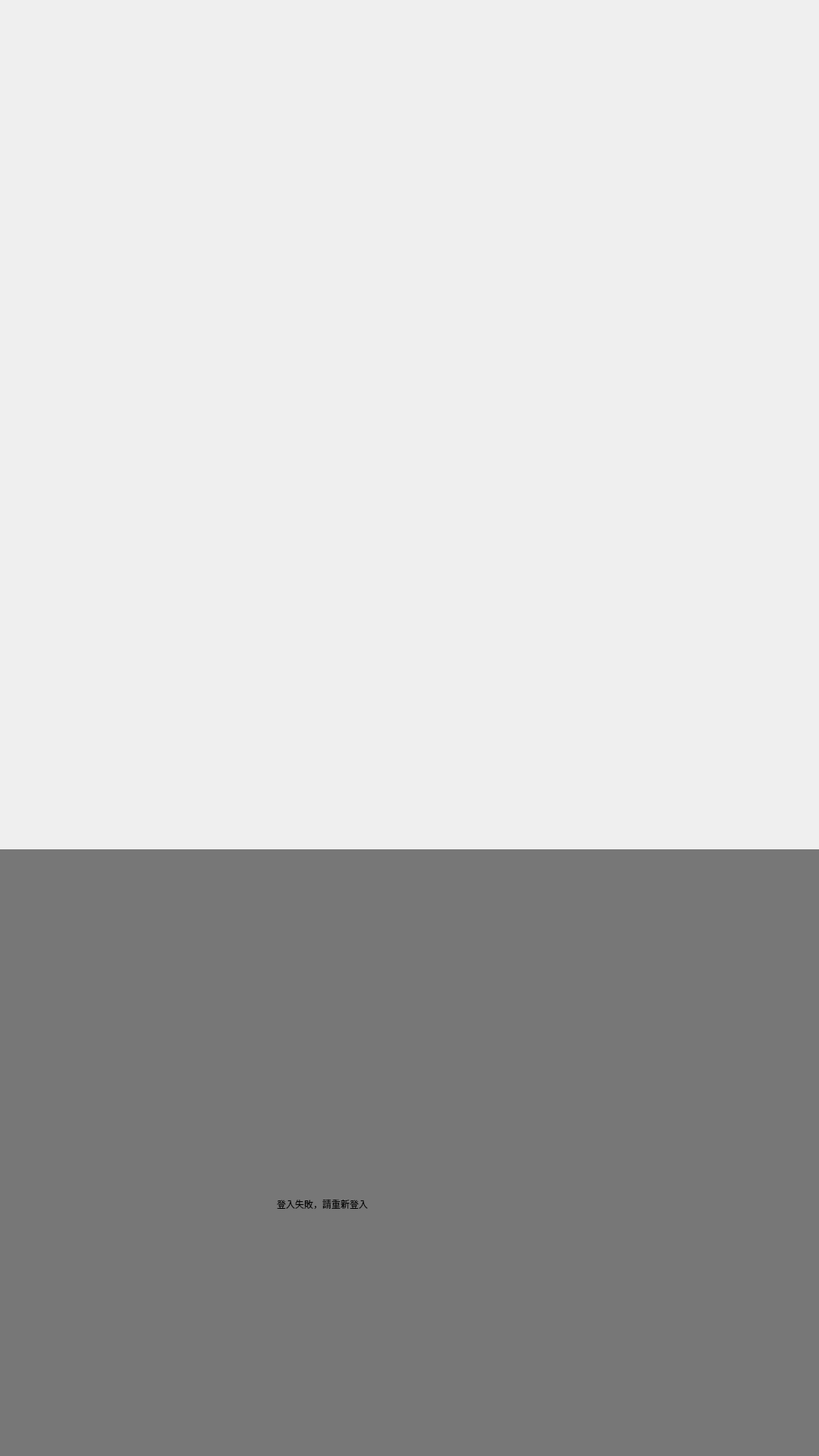
<?xml version="1.0" encoding="UTF-8"?>
<ui version="4.0">
 <class>loginErr_Dialog</class>
 <widget class="QDialog" name="loginErr_Dialog">
  <property name="geometry">
   <rect>
    <x>0</x>
    <y>0</y>
    <width>1080</width>
    <height>1920</height>
   </rect>
  </property>
  <property name="windowTitle">
   <string>Dialog</string>
  </property>
  <widget class="QWidget" name="Top_Widget" native="true">
   <property name="geometry">
    <rect>
     <x>0</x>
     <y>0</y>
     <width>1080</width>
     <height>1120</height>
    </rect>
   </property>
  </widget>
  <widget class="QWidget" name="Bottom_Widget" native="true">
   <property name="geometry">
    <rect>
     <x>0</x>
     <y>1120</y>
     <width>1080</width>
     <height>800</height>
    </rect>
   </property>
   <property name="styleSheet">
    <string notr="true">QWidget
{
	background-color: rgba(0, 0, 0,128);
}</string>
   </property>
   <widget class="QLabel" name="label">
    <property name="geometry">
     <rect>
      <x>206</x>
      <y>171</y>
      <width>668</width>
      <height>459</height>
     </rect>
    </property>
    <property name="styleSheet">
     <string notr="true">QLabel
{
	image: url(:/IMAGES/UI_IMAGE/login_error/error.png);
	border: none;
	background-color:transparent;
}</string>
    </property>
    <property name="text">
     <string/>
    </property>
   </widget>
   <widget class="QLabel" name="label_2">
    <property name="geometry">
     <rect>
      <x>365</x>
      <y>442</y>
      <width>350</width>
      <height>51</height>
     </rect>
    </property>
    <property name="styleSheet">
     <string notr="true">QLabel
{
	font: 500 35px &quot;Noto Sans CJK TC&quot;;
	color: black;
	border: none;
	background-color:transparent;
}</string>
    </property>
    <property name="text">
     <string>登入失敗，請重新登入</string>
    </property>
   </widget>
  </widget>
 </widget>
 <resources/>
 <connections/>
</ui>
